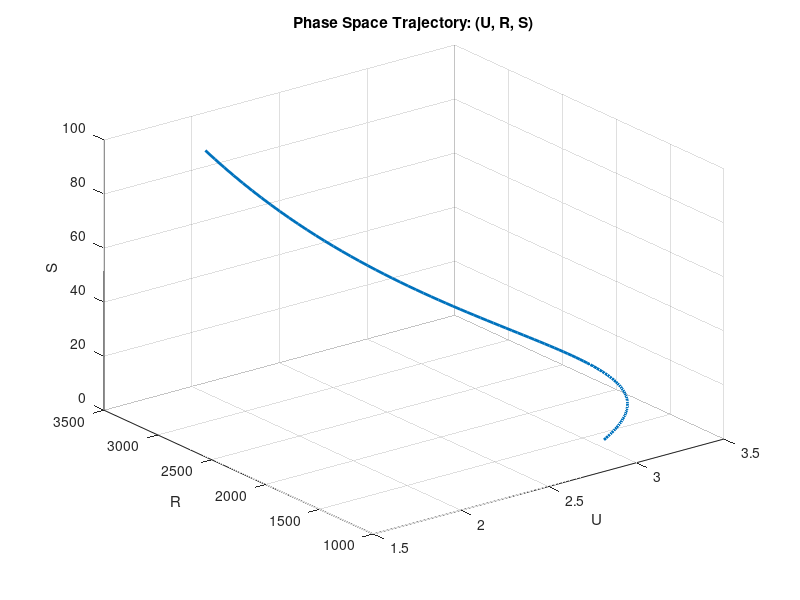

Recreate this plot in MATLAB.
% Clear workspace and figures
clear; clc; close all;

% 1) Define parameters
a = 0.07;
b = 0.00004;

d_ = 0.025;   
e = 0.0001;
f = 0.000001;

g = 0.097;
h = 0.000001;

% Define the time domain
t_domain = linspace(1985, 2020, 100);

% Set initial conditions: [U0, R0, S0]
init_conditions = [3; 1300; 3];

% X(1) = U, X(2) = R, X(3) = S
ode_RHS = @(t, X) [
    a * X(1) - b * X(1) * X(2);
    d_ * X(2) + e * X(1) * X(2) - f * X(3) * X(2);
    g * X(3) + h * X(3) * X(2)
];

% Solve the system:
[t, sol] = ode45(ode_RHS, t_domain, init_conditions);

% Solutions
U_sol = sol(:,1);
R_sol = sol(:,2);
S_sol = sol(:,3);

% 6) Plot the trajectory in 3D phase space (U, R, S)
figure;
plot3(U_sol, R_sol, S_sol, 'LineWidth', 2);
grid on;
xlabel('U');
ylabel('R');
zlabel('S');
title('Phase Space Trajectory: (U, R, S)');